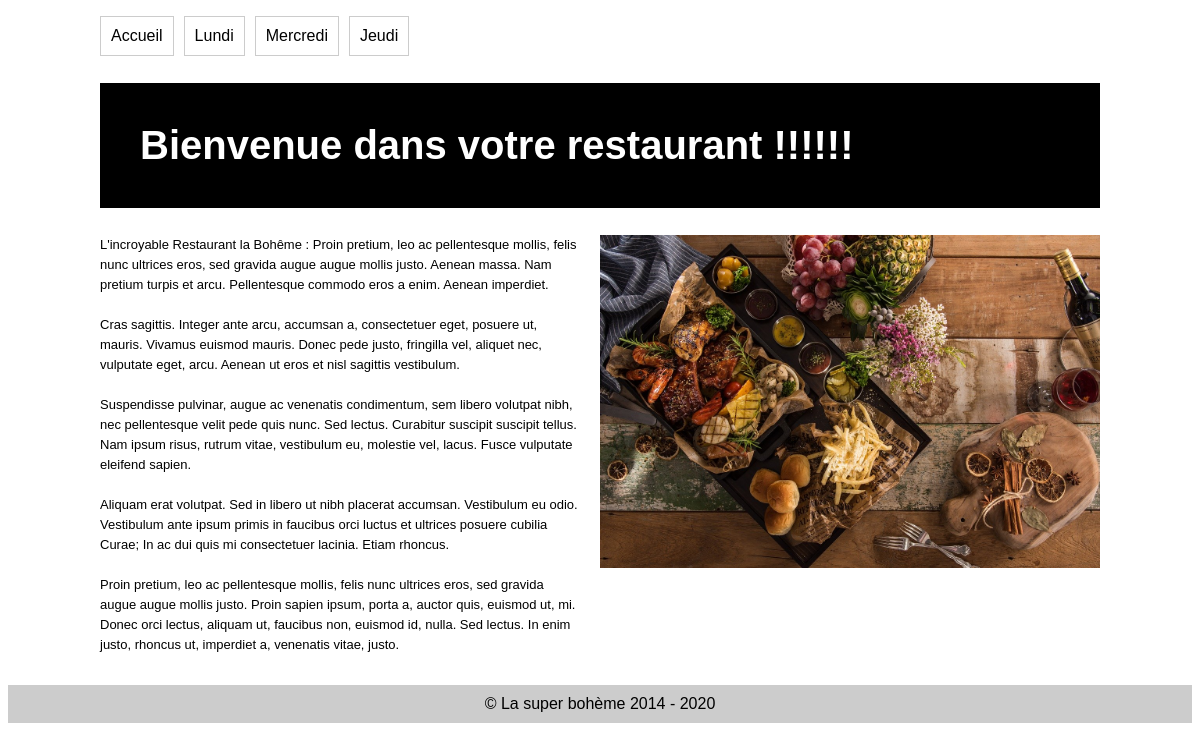
The page / on the database its author committed.
### tables this page shows
CREATE TABLE IF NOT EXISTS `menu` (
  `id_menu` int(11) NOT NULL AUTO_INCREMENT,
  `nom` varchar(255) NOT NULL,
  `titre` varchar(255) NOT NULL,
  `entree` varchar(255) NOT NULL,
  `plat` varchar(255) NOT NULL,
  `dessert` varchar(255) NOT NULL,
  `ordre` int(11) NOT NULL,
  PRIMARY KEY (`id_menu`)
);

CREATE TABLE IF NOT EXISTS `simpledonnee` (
  `id_simpledonnee` int(11) NOT NULL AUTO_INCREMENT,
  `iduu` varchar(255) NOT NULL,
  `valeur` text NOT NULL,
  PRIMARY KEY (`id_simpledonnee`),
  UNIQUE KEY `iduu` (`iduu`)
);

### index.php (called while the page is built, shortened)
<?php
include PATH_TEMPLATE  . "accueil.php";

### fonctions_contenu_front.php (called while the page is built, shortened)
<?php
function tousLesMenus () {
    global $bdd;
    return $bdd -> query("select * from menu order by ordre") -> fetchAll(PDO::FETCH_ASSOC);
}

### fonctions_utiles.php (the view, shortened to what this page needs)
<?php
function MontrerValeur($iduu) {
    global $bdd;
    $query = $bdd -> prepare("SELECT * from simpledonnee where iduu = :iduu");
    $query -> execute([":iduu" => $iduu]);
    $val = $query ->  fetch(PDO::FETCH_ASSOC);
    if(isset($val["valeur"])) {
        return $val["valeur"];
    }
}
function html_image($urlImage, $classHtml = "") {
        if(is_file(RESTO_PATH_SITE .$urlImage)) {
            return "<img src='".RESTO_URL_SITE."/$urlImage' class='$classHtml'>";
        }
        return "";
}
function html_a($text, $lien = "#", $class="", $confirm="") {
    return "<a href='$lien' class='$class' $confirm >$text</a>";
}

### template/site2020/include/head.php (shortened to what this page needs)
<!DOCTYPE html>
<html lang="fr">
<head>
    <link rel="stylesheet" href="<?php echo URL_TEMPLATE ?>css/mes_styles.css" />
</head>
<body>
<header>
    <div class="container">
        <?php include "navigation.php" ?>
    </div>
</header>

### template/site2020/include/navigation.php
<nav>
    <ul>
      <li>
            <a href="<?php echo RESTO_URL_SITE ?>">Accueil</a>
      </li>
        <?php foreach( tousLesMenus() as $menu ) {
            echo "<li>";
            echo html_a($menu["nom"], RESTO_URL_SITE . "menu.php?menuAAfficher=$menu[id_menu]");
            echo "</li>";
        }
        ?>
    </ul>
</nav>

### template/site2020/accueil.php (shortened to what this page needs)
<?php include "include/head.php" ?>
  <main>
        <div class="container">
            <h1><?php echo MontrerValeur("TITRE_ACCUEIL")?></h1>
            <div class="row">
                <div class="col-6">
                    <div class="pr-20 texte">
                        <?php echo nl2br(MontrerValeur("TEXTE_ACCUEIL"))?>
                    </div>
                </div>
                <div class="col-6">
                   <?php echo html_image("image/vrac/accueil.jpg")?>
                </div>
            </div>
  </main>
  <?php include "include/footer.php" ?>

### template/site2020/include/footer.php
<footer>
  &copy; <?php echo NOM_DU_RESTO ?>
    2014 - <?php echo date("Y") ?>
</footer>
</body>
</html>

### template/site2020/css/mes_styles.css (style rules this page uses)
body { font-family: Arial, sans-serif; }
.container { max-width: 1000px; width: 100%; margin:auto; }
h1 { background: #000; color:#fff; padding: 1em; font-size: 40px; }
footer { background:#ccc; padding: 10px; text-align: center; margin-top:30px; }
nav ul { list-style: none; padding: 0; }
nav ul:after { content : ''; display: block; clear:both; }
nav ul li { float:left; margin-left:10px }
nav ul li:first-child { float:left; margin-left:0px }
nav ul li a { display: block; padding: 10px; text-decoration: none; color:#000000; border: 1px #ccc solid; transition-property: transform; transition-duration: 0.2s; }
.row:after { content: ' '; display: block; float: none; clear: both; }
.col-6 { float:left; box-sizing: border-box; width: 50%; }
.pr-20 { padding-right: 20px; }
.col-6 img { width: 100%; }
.texte { font-size: 13px; line-height: 20px; }

### rows shown on the page
menu: nom "Lundi"
menu: nom "Mercredi"
menu: nom "Jeudi"
simpledonnee: valeur "Bienvenue dans votre restaurant !!!!!!"
simpledonnee: valeur "L'incroyable Restaurant la Bohême : Proin pretium, leo ac pellentesque mollis, felis nunc ultrices eros, sed gravida augue augue mollis justo. Aenean massa. Nam pretium turpis et arcu. Pellentesque commodo eros a enim. Aenean imperdiet. Cras sagittis. Integer ante arcu, accumsan a, consectetuer eget, posuere ut, mauris. Vivamus euismod mauris. Donec pede justo, fringilla vel, aliquet nec, vulputate eget, arcu. Aenean ut eros et nisl sagittis vestibulum. Suspendisse pulvinar, augue ac venenatis condimentum, sem libero volutpat nibh, nec pellentesque velit pede quis nunc. Sed lectus. Curabitur suscipit suscipit tellus. Nam ipsum risus, rutrum vitae, vestibulum eu, molestie vel, lacus. Fusce…"

### other values the page prints
NOM_DU_RESTO "La super bohème"
